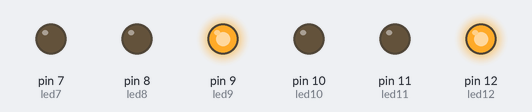
A sketch run on a simulated Arduino Uno, built with avr-gcc and run on an emulated ATmega328P. Shown: output pins drawn as LEDs (lit = HIGH).

Above: at 0.7 s.
At 1.7 s:
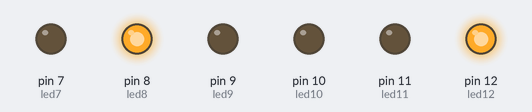
At 2.2 s:
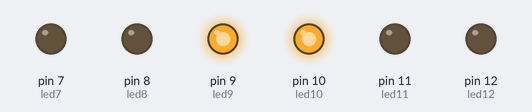
At 4.2 s:
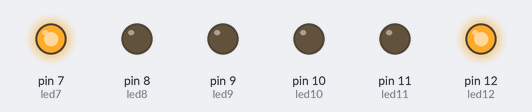
At 5.7 s:
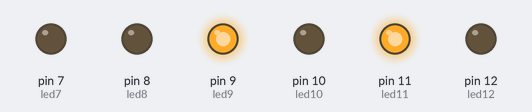
Timing chart, 0 to 7.4 s (numbered marks = the images above):
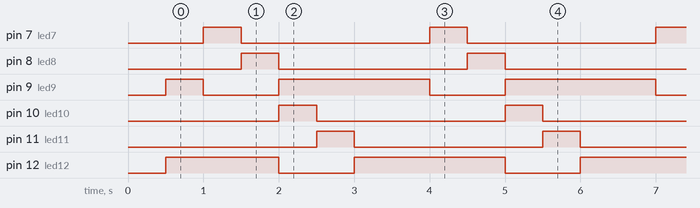

Measured:
- by itself, pin 7 (led7), pin 8 (led8), pin 10 (led10), pin 11 (led11): alternates HIGH for 0.50 s and LOW for 2.5 s
- by itself, pin 9 (led9), pin 12 (led12): repeats every 3.0 s: LOW 1.0 s, HIGH 2.0 s
- by itself, everything shown: repeats every 3.0 s, in 5 steps

The sketch:

cruilla_de_semafor.ino
```cpp
const int led7=7;
const int led8=8;
const int led9=9;
const int led10=10;
const int led11=11;
const int led12=12;
int pausa = 500;


void setup()


{

pinMode (led7,OUTPUT);
pinMode (led8,OUTPUT);
pinMode (led9,OUTPUT);
pinMode (led10,OUTPUT);
pinMode (led11,OUTPUT);
pinMode (led12,OUTPUT);
delay(500);

}


void loop()

{

digitalWrite(led7,LOW);
digitalWrite(led8,LOW);
digitalWrite(led9,HIGH);
digitalWrite(led10,LOW);
digitalWrite(led11,LOW);
digitalWrite(led12,HIGH);
delay(500);


digitalWrite(led7,HIGH);
digitalWrite(led8,LOW);
digitalWrite(led9,LOW);
digitalWrite(led10,LOW);
digitalWrite(led11,LOW);
digitalWrite(led12,HIGH);
delay(500);


digitalWrite(led7,LOW);
digitalWrite(led8,HIGH);
digitalWrite(led9,LOW);
digitalWrite(led10,LOW);
digitalWrite(led11,LOW);
digitalWrite(led12,HIGH);
delay(500);


digitalWrite(led7,LOW);
digitalWrite(led8,LOW);
digitalWrite(led9,HIGH);
digitalWrite(led10,HIGH);
digitalWrite(led11,LOW);
digitalWrite(led12,LOW);
delay(500);


digitalWrite(led7,LOW);
digitalWrite(led8,LOW);
digitalWrite(led9,HIGH);
digitalWrite(led10,LOW);
digitalWrite(led11,HIGH);
digitalWrite(led12,LOW);
delay(500);


digitalWrite(led7,LOW);
digitalWrite(led8,LOW);
digitalWrite(led9,HIGH);
digitalWrite(led10,LOW);
digitalWrite(led11,LOW);
digitalWrite(led12,HIGH);
delay(500);

}
```
